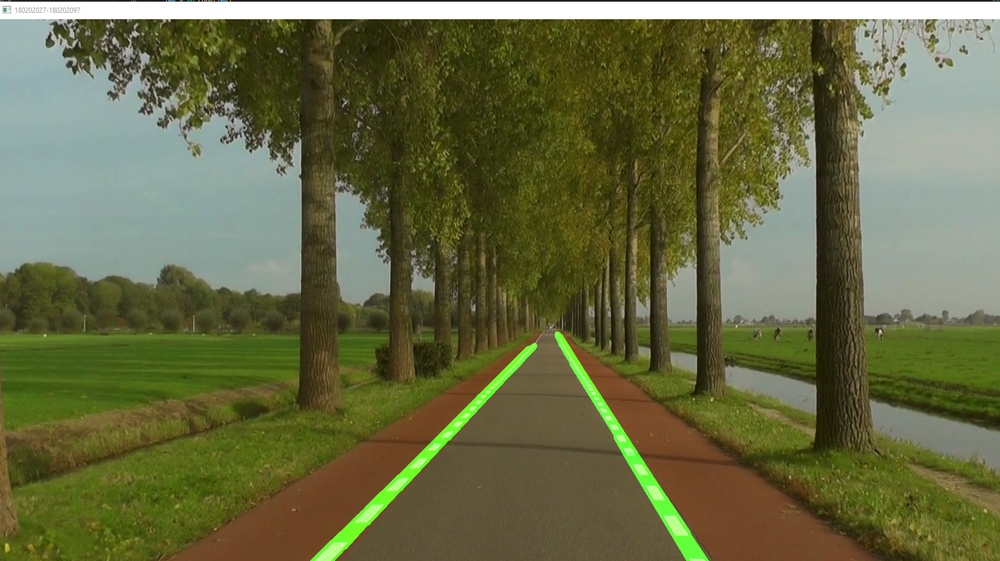
#> input picture road1.jpg, 1000 x 561 px, shrunk from 1719 x 964 before the run
$ python photo.py
#> lines starting #> are read from the running program, lines starting #| are printed output that depends on the picture
import matplotlib.pylab as plt
import cv2
import numpy as np

image = cv2.imread('road1.jpg')
#> image is the input picture: shape (561, 1000, 3); mean B, G, R 67.5, 105.7, 102.6
image = cv2.cvtColor(image, cv2.COLOR_BGR2RGB)

print(image.shape)
#| (561, 1000, 3)
height = image.shape[0]
#> height = 561
width = image.shape[1]
#> width = 1000

region_of_interest_vertices = [
(0, height),
(width/2, height/1.5),
(width, height)
]
#> region_of_interest_vertices = [(0, 561), (500, 374), (1000, 561)]

def region_of_interest(img, vertices):
    mask = np.zeros_like(img)
    channel_count = img.shape[2]
#> channel_count = 3
    match_mask_color = 255*channel_count
#> match_mask_color = 765
    cv2.fillPoly(mask, vertices, match_mask_color)
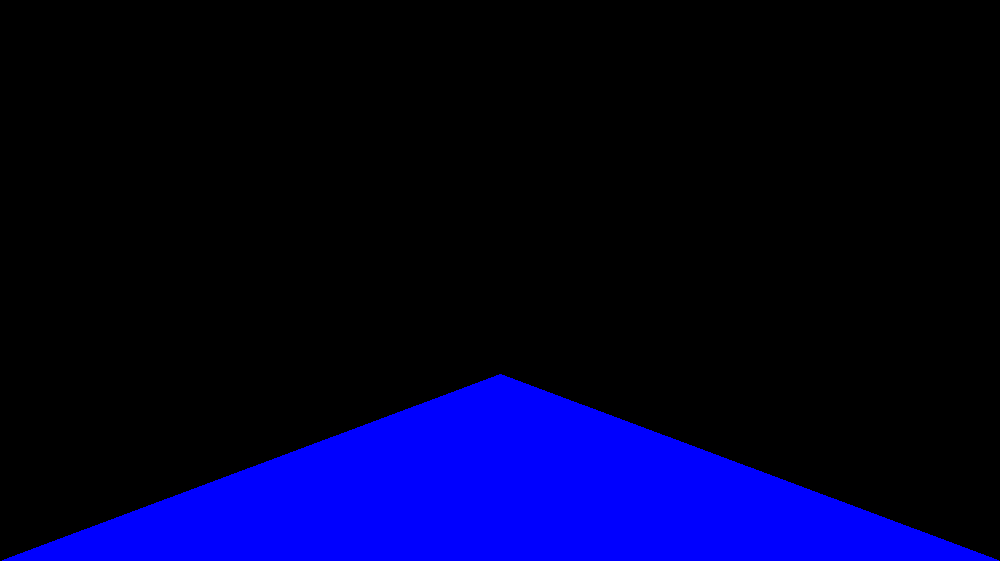
#> mask: shape (561, 1000, 3); mean of channels 0, 1, 2 42.6, 0, 0; drawn as B, G, R
    masked_image = cv2.bitwise_and(img, mask)
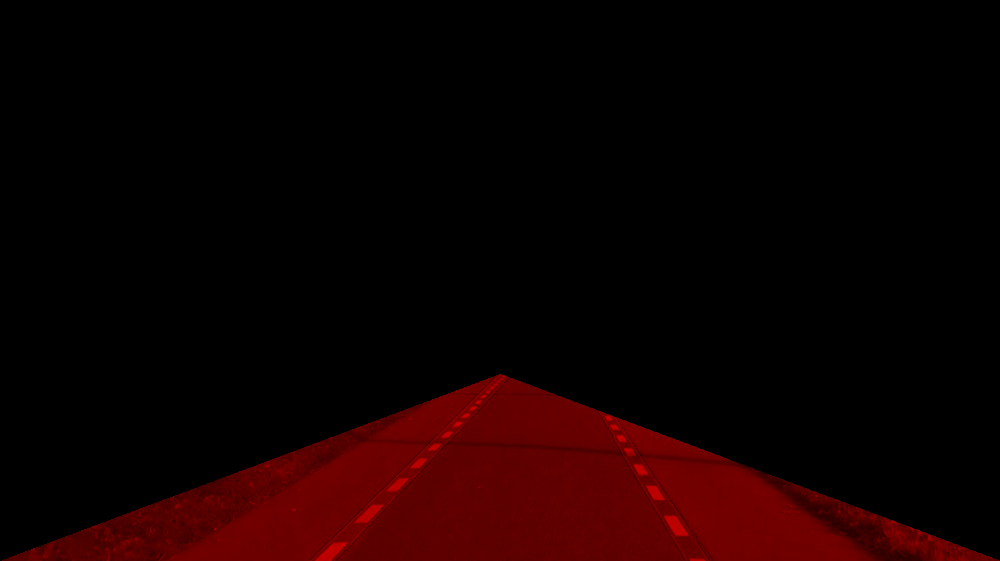
#> masked_image: shape (561, 1000, 3); mean R, G, B 16.8, 0, 0
    return masked_image

cropped_image = region_of_interest(image,
                    np.array([region_of_interest_vertices], np.int32),)

plt.imshow(cropped_image)
plt.show()
